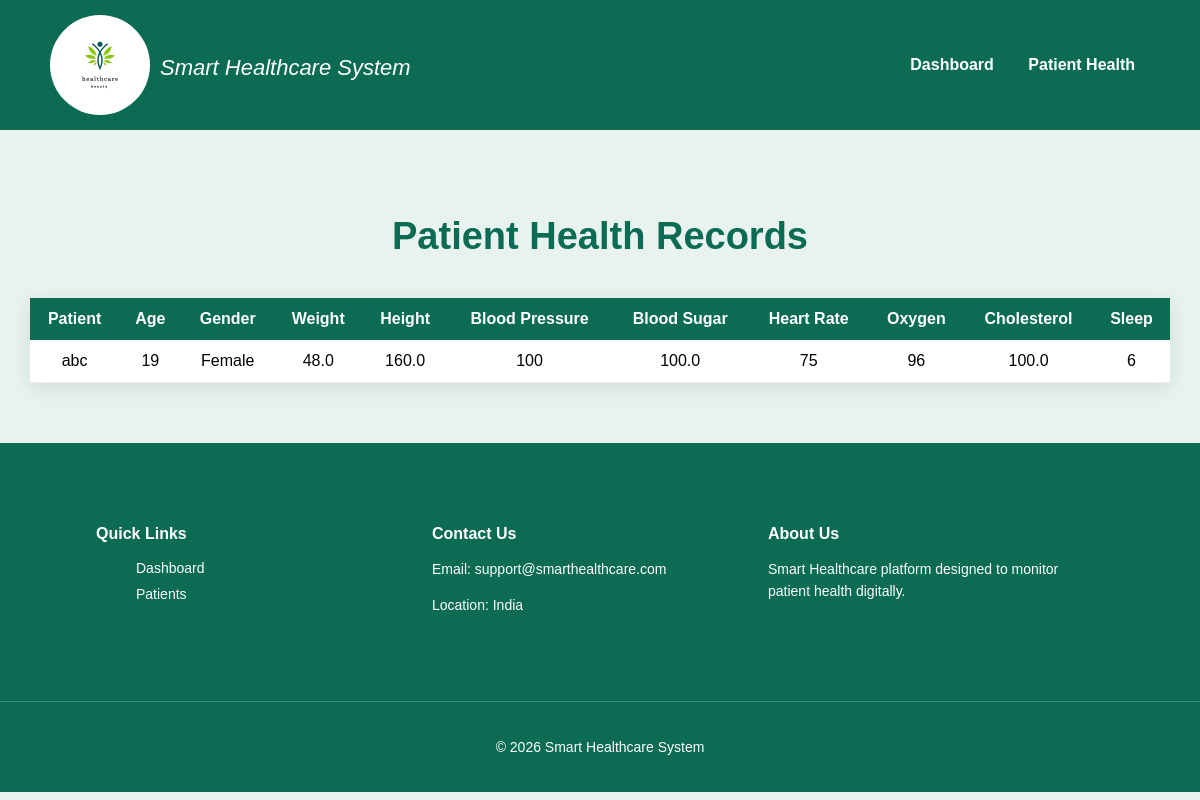
Screenshot of /admin-patient-health/ (signed in) with the database file from the repository.
### app/models.py (models this page shows, shortened)
class PatientHealthData(models.Model):
    patient = models.ForeignKey(Patient, on_delete=models.CASCADE)
    age = models.IntegerField()
    gender = models.CharField(max_length=10)
    weight = models.FloatField()
    height = models.FloatField()
    blood_pressure = models.IntegerField()
    heart_rate = models.IntegerField()
    temperature = models.FloatField()
    oxygen_level = models.IntegerField()
    blood_sugar = models.FloatField()
    cholesterol = models.FloatField()
    hemoglobin = models.FloatField()
    symptoms = models.TextField()
    disease_history = models.TextField()
    medications = models.TextField()
    allergies = models.TextField()
    smoking = models.CharField(max_length=10)
    alcohol = models.CharField(max_length=10)
    exercise = models.CharField(max_length=20)
    sleep_hours = models.IntegerField()
    family_diabetes = models.CharField(max_length=10)
    family_heart = models.CharField(max_length=10)
    created_at = models.DateTimeField(auto_now_add=True)

class Patient(models.Model):
    user = models.OneToOneField(User, on_delete=models.CASCADE)
    phone = models.CharField(max_length=15, default="0000000000")
    age = models.IntegerField(default=0)
    gender = models.CharField(max_length=10, default="Unknown")
    address = models.TextField(default="Not Provided")

### app/views.py (the view)
# urls.py: path("admin-patient-health/", views.admin_patient_health, name="admin_patient_health"),
@login_required
def admin_patient_health(request):
    health_data = PatientHealthData.objects.select_related("patient").all().order_by("-id")
    return render(request, "admin/patient_health_data.html", {
        "health_data": health_data
    })

### app/templates/admin/patient_health_data.html (shortened to what this page needs)
{% load static %}
<!DOCTYPE html>
<html>
<head>
<link rel="stylesheet" href="{% static 'css/home.css' %}">
</head>
<body>
<div class="navbar">
<div class="logo">
<img src="{% static 'images/healthcare_logo.webp' %}">
<i>Smart Healthcare System</i>
</div>
<div>
<a href="{% url 'admin_dashboard' %}">Dashboard</a>
<a href="{% url 'admin_patient_health' %}">Patient Health</a>
</div>
</div>
<div class="table-section">
<h1 class="table-title">Patient Health Records</h1>
<table class="health-table">
<tr>
<th>Patient</th>
<th>Age</th>
<th>Gender</th>
<th>Weight</th>
<th>Height</th>
<th>Blood Pressure</th>
<th>Blood Sugar</th>
<th>Heart Rate</th>
<th>Oxygen</th>
<th>Cholesterol</th>
<th>Sleep</th>
</tr>
{% for data in health_data %}
<tr>
<td>{{ data.patient.user.username }}</td>
<td>{{ data.age }}</td>
<td>{{ data.gender }}</td>
<td>{{ data.weight }}</td>
<td>{{ data.height }}</td>
<td>{{ data.blood_pressure }}</td>
<td>{{ data.blood_sugar }}</td>
<td>{{ data.heart_rate }}</td>
<td>{{ data.oxygen_level }}</td>
<td>{{ data.cholesterol }}</td>
<td>{{ data.sleep_hours }}</td>
</tr>
{% endfor %}
</table>
</div>
<footer class="footer">
<div class="footer-container">
<div class="footer-links">
<h4>Quick Links</h4>
<ul>
<li><a href="#">Dashboard</a></li>
<li><a href="#">Patients</a></li>
</ul>
</div>
<div class="footer-contact">
<h4>Contact Us</h4>
<p>Email: support@smarthealthcare.com</p>
<p>Location: India</p>
</div>
<div class="footer-about">
<h4>About Us</h4>
<p>
Smart Healthcare platform designed to
monitor patient health digitally.
</p>
</div>
</div>
<div class="footer-bottom">
<p>© 2026 Smart Healthcare System</p>
</div>
</footer>
</body>
</html>

### app/static/css/home.css (style rules this page uses)
body { margin: 0; font-family: Arial, sans-serif; background-color:#e8f3ef; }
.logo { display: flex; }
.logo img { height: 100px; width: 100px; margin-right: 10px; border-radius: 50%; object-fit: contain; }
.logo i { color: white; font-size: 22px; padding-top: 40px; }
.navbar { background-color:#0b6b53; ; padding: 10px 20px; display: flex; align-items: center; justify-content: space-between; }
.navbar a { color: white; text-decoration: none; margin: 0 15px; font-weight: bold; }
body { margin: 0; font-family: Arial, sans-serif; }
.navbar { display: flex; justify-content: space-between; align-items: center; padding: 15px 50px; }
.footer { background:#0b6b53; color:white; padding-top:60px; }
.footer-container { display:flex; justify-content:space-between; flex-wrap:wrap; padding:0 8% 40px 8%; }
.footer-container div { flex:1; min-width:220px; margin-bottom:30px; }
.footer h4 { margin-bottom:15px; }
.footer p { font-size:14px; line-height:1.6; }
.footer ul { list-style:none; }
.footer ul li { margin-bottom:8px; }
.footer ul li a { color:white; text-decoration:none; font-size:14px; }
.footer-bottom { text-align:center; padding:20px; border-top:1px solid rgba(255,255,255,0.2); font-size:14px; }

### app/templates/admin/patient_health_data.html (style rules this page uses)
.table-section { width:95%; margin:auto; padding:60px 0; }
.table-title { text-align:center; font-size:38px; color:#0b6b53; margin-bottom:40px; }
.health-table { width:100%; border-collapse:collapse; background:white; box-shadow:0 5px 20px rgba(0,0,0,0.1); }
.health-table th { background:#0b6b53; color:white; padding:12px; }
.health-table td { padding:12px; border-bottom:1px solid #eee; text-align:center; }

### rows the page displays
PatientHealthData: patient.user.username "abc", age "19", gender "Female", weight "48.0", height "160.0", blood_pressure "100", blood_sugar "100.0", heart_rate "75", oxygen_level "96", cholesterol "100.0", sleep_hours "6"
